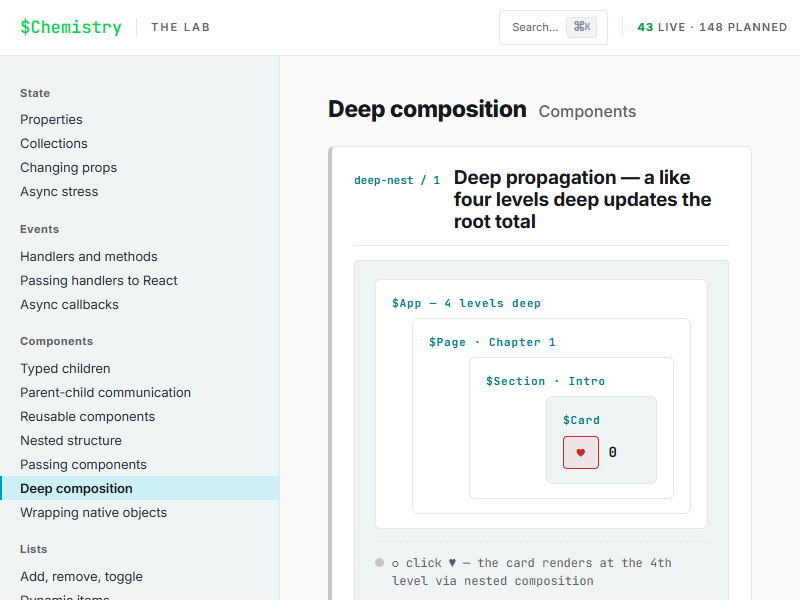
#> input picture .claude/agents/perspective/phillip/deep-nest-source.png, 800 x 600 px
$ python '1-march-1-2025~color-preserving-image-to-svg-tracer.v1.py' ../../../../.claude/agents/perspective/phillip/deep-nest-source.png
#> lines starting #> are read from the running program, lines starting #| are printed output that depends on the picture; after the words box and inside, x2 and y2 are one past the last pixel; in counts of white or black regions, pixels touching at a corner belong together
import sys
import os
import svgtrace
import cv2
import numpy as np
from lxml import etree
import uuid

def load_image(image_path):
    """
    Loads an image using OpenCV, ensuring compatibility for PNG and JPG.
    Handles missing files gracefully.

    Parameters:
    - image_path (str): Path to the image file.

    Returns:
    - img (numpy.ndarray): Loaded image.
    """
    if not os.path.exists(image_path):
        raise FileNotFoundError(f"Error: File not found - {image_path}")

    img = cv2.imread(image_path, cv2.IMREAD_UNCHANGED)
    if img is None:
        raise ValueError(f"Error: Unable to load image - {image_path}")

    return img

def convert_to_grayscale(img):
    """
    Converts an image to grayscale.
    - If the image has an alpha channel, extracts the RGB channels before conversion.
    - Ensures transparency is preserved in final processing.

    Parameters:
    - img (numpy.ndarray): Input image.

    Returns:
    - gray_img (numpy.ndarray): Grayscale image.
    """
    if len(img.shape) == 3 and img.shape[-1] == 4:  # Extract RGB channels if transparency exists
        return cv2.cvtColor(img[:, :, :3], cv2.COLOR_BGR2GRAY)
    return cv2.cvtColor(img, cv2.COLOR_BGR2GRAY)

# [59 lines left out: functions apply_denoising, apply_thresholding, extract_contours, not called in this run]

def process_image(image_path, thresholding="adaptive", denoise=True, extract_shapes=False, edge_mode=None):
    """
    Full image preprocessing pipeline with configurable parameters.
    - `thresholding`: "adaptive", "otsu", "binary", or "canny"
    - `denoise`: Apply JPG denoising (default: True)
    - `extract_shapes`: Extract contours for structured tracing (default: False)
    - `edge_mode`: "canny" for maps, "none" for general tracing

    Parameters:
    - image_path (str): Path to the input image.
    - thresholding (str): Method for thresholding.
    - denoise (bool): Flag to apply denoising.
    - extract_shapes (bool): Flag to extract and draw contours.
    - edge_mode (str or None): Edge detection mode.

    Returns:
    - preprocessed_path (str): Path to the saved preprocessed image.
    """
    print(f"Processing image: {image_path}")
    img = load_image(image_path)

    # Convert to grayscale
    grayscale = convert_to_grayscale(img)

    # Apply denoising (optional)
    denoised = apply_denoising(grayscale, denoise)

    # Apply thresholding or edge detection
    if edge_mode == "canny":
        binary = cv2.Canny(denoised, 50, 150)
    else:
        binary = apply_thresholding(denoised, method=thresholding)

    # If extracting structured shapes (e.g., maps), extract contours
    if extract_shapes:
        contours = extract_contours(binary)
        cv2.drawContours(binary, contours, -1, (0, 255, 0), 1)

    # Save the processed image
    file_extension = os.path.splitext(image_path)[1]
    preprocessed_path = image_path.replace(file_extension, ".png")
    cv2.imwrite(preprocessed_path, binary)

    print(f"Preprocessed image saved to: {preprocessed_path}")
    return preprocessed_path

# [16 lines left out: function beautify_svg, not called in this run]

def trace_image(image_path, output_path=None, thresholding="adaptive", denoise=True, extract_shapes=False, edge_mode=None):
    """
    Converts a preprocessed image to an SVG using an external tracing tool.

    Parameters:
    - image_path (str): Path to the input image.
    - output_path (str or None): Path to save the resulting SVG (default: same as image with .svg extension).
    - thresholding (str): Method for thresholding ('adaptive', 'otsu', 'binary', 'canny').
    - denoise (bool): Whether to apply noise reduction.
    - extract_shapes (bool): Whether to extract and draw contours.
    - edge_mode (str or None): Edge detection mode.

    Returns:
    - None (saves the generated SVG to the specified output path).
    """
    # Generate a default output path if not provided
    if not output_path:
        output_path = os.path.splitext(image_path)[0] + ".svg"

    # Preprocess the image
    preprocessed_path = process_image(image_path, thresholding, denoise, extract_shapes, edge_mode)

    # Trace the image into an SVG using svgtrace (or another vectorization tool)
    svg_content = svgtrace.trace(preprocessed_path)  # Ensure svgtrace is correctly installed

    # Beautify the SVG for readability
    beautified_svg = beautify_svg(svg_content)

    # Save the SVG file
    with open(output_path, "w") as svg_file:
        svg_file.write(beautified_svg)

    print(f"SVG successfully saved to {output_path}")

    return svg_content

# ================== NEW COLOR PROCESSING FUNCTIONS ==================

def quantize_colors(img, num_colors=8):
    """
    Quantizes an image to a specified number of colors using K-means clustering.

    Parameters:
    - img (numpy.ndarray): Input color image.
    - num_colors (int): Number of colors to quantize to.

    Returns:
    - quantized_img (numpy.ndarray): Image with reduced color palette.
    - colors (numpy.ndarray): Array of dominant colors (BGR format).
    - labels (numpy.ndarray): Pixel labels mapping to colors.
    """
    # Reshape the image for K-means
    pixels = img.reshape(-1, 3).astype(np.float32)

    # Define criteria and apply K-means
    criteria = (cv2.TERM_CRITERIA_EPS + cv2.TERM_CRITERIA_MAX_ITER, 100, 0.2)
    _, labels, centers = cv2.kmeans(pixels, num_colors, None, criteria, 10, cv2.KMEANS_RANDOM_CENTERS)

    # Convert back to 8-bit values
    centers = np.uint8(centers)

    # Reconstruct the quantized image
    quantized_pixels = centers[labels.flatten()]
    quantized_img = quantized_pixels.reshape(img.shape)

    return quantized_img, centers, labels.reshape(img.shape[:2])

def create_color_mask(labels, color_index, img_shape):
    """
    Creates a binary mask for a specific color in the quantized image.

    Parameters:
    - labels (numpy.ndarray): Pixel labels from color quantization.
    - color_index (int): Index of the color to create a mask for.
    - img_shape (tuple): Shape of the original image.

    Returns:
    - mask (numpy.ndarray): Binary mask where the color is present.
    """
    mask = np.zeros(img_shape[:2], dtype=np.uint8)
    mask[labels == color_index] = 255

    # Apply morphological operations to clean up the mask
    kernel = np.ones((3, 3), np.uint8)
    mask = cv2.morphologyEx(mask, cv2.MORPH_OPEN, kernel, iterations=1)

    return mask

# [57 lines left out: functions bgr_to_hex, extract_svg_paths, create_colored_svg, not called in this run]

def merge_colored_svgs(svg_list):
    """
    Merges multiple colored SVGs into a single SVG.

    Parameters:
    - svg_list (list): List of (svg_content, color) tuples.

    Returns:
    - merged_svg (str): Combined SVG with all colored paths.
    """
    if not svg_list:
        return ""

    # Parse the first SVG to get dimensions and base structure
    first_svg = svg_list[0][0]
    root = etree.fromstring(first_svg.encode('utf-8'))

    # Create a new SVG element with the same attributes
    merged_root = etree.Element(root.tag, root.attrib)

    # Process each SVG and extract paths with their colors
    for svg_content, color in svg_list:
        paths, _ = extract_svg_paths(svg_content)
        for path in paths:
            new_path = etree.Element(path.tag, path.attrib)
            new_path.set('fill', color)
            new_path.set('stroke', 'none')

            # Add a unique id to prevent conflicts
            new_path.set('id', f"path-{uuid.uuid4()}")

            merged_root.append(new_path)

    return etree.tostring(merged_root, pretty_print=True, xml_declaration=True, encoding="UTF-8").decode("UTF-8")

def trace_colored_image(image_path, output_path=None, num_colors=8, thresholding="adaptive", denoise=True,
                       extract_shapes=False, edge_mode=None, min_area_percentage=0.5):
    """
    Traces an image with color preservation.

    Parameters:
    - image_path (str): Path to the input image.
    - output_path (str or None): Path to save the resulting SVG.
    - num_colors (int): Number of colors to quantize to.
    - thresholding (str): Method for thresholding.
    - denoise (bool): Whether to apply noise reduction.
    - extract_shapes (bool): Whether to extract and draw contours.
    - edge_mode (str or None): Edge detection mode.
    - min_area_percentage (float): Minimum area percentage for a color to be included.

    Returns:
    - output_path (str): Path to the saved colored SVG.
    """
    # Generate a default output path if not provided
    if not output_path:
        output_path = os.path.splitext(image_path)[0] + "-colored.svg"

    # Load the image
    img = load_image(image_path)

    # Convert RGBA to RGB if necessary
    if img.shape[2] == 4:
        img = cv2.cvtColor(img, cv2.COLOR_BGRA2BGR)

    # Get image dimensions for area calculations
    height, width = img.shape[:2]
    total_area = height * width
    min_area = total_area * (min_area_percentage / 100)

    # Quantize colors
    quantized_img, colors, labels = quantize_colors(img, num_colors)

    # Save quantized image for reference (optional)
    quantized_path = os.path.splitext(image_path)[0] + "-quantized.png"
    cv2.imwrite(quantized_path, quantized_img)
    print(f"Quantized image saved to: {quantized_path}")

    # Process each color
    svg_list = []
    for i, color in enumerate(colors):
        # Create a binary mask for this color
        mask = create_color_mask(labels, i, img.shape)

        # Skip colors that cover very small areas
        if np.sum(mask) / 255 < min_area:
            continue

        # Save the mask temporarily
        temp_mask_path = f"temp_mask_{i}.png"
        cv2.imwrite(temp_mask_path, mask)

        # Process the mask through the existing pipeline
        try:
            # Trace the binary mask
            temp_output_path = f"temp_svg_{i}.svg"
            svg_content = trace_image(temp_mask_path, temp_output_path,
                                    thresholding=thresholding, denoise=denoise,
                                    extract_shapes=extract_shapes, edge_mode=edge_mode)

            # Convert BGR color to hex for SVG
            hex_color = bgr_to_hex(color)

            # Add to our list
            svg_list.append((svg_content, hex_color))

        except Exception as e:
            print(f"Error processing color {i}: {e}")
        finally:
            # Clean up temporary files
            if os.path.exists(temp_mask_path):
                os.remove(temp_mask_path)
            if os.path.exists(temp_output_path):
                os.remove(temp_output_path)

    # Merge all the colored SVGs
    merged_svg = merge_colored_svgs(svg_list)

    # Save the final colored SVG
    with open(output_path, "w") as svg_file:
        svg_file.write(merged_svg)

    print(f"Colored SVG successfully saved to {output_path}")
    return output_path

if __name__ == "__main__":
    """
    Main script execution:
    - Ensures proper usage with command-line arguments.
    - Runs the tracing process on the specified input file.
    """
    if len(sys.argv) < 2:
        print("Usage: python trace_image.py <input_image> [<output_svg>] [--colors=8]")
        sys.exit(1)

    input_path = sys.argv[1]
    output_path = None
    num_colors = 8

    # Parse additional arguments
    for arg in sys.argv[2:]:
        if arg.startswith("--colors="):
            num_colors = int(arg.split("=")[1])
        elif not arg.startswith("--"):
            output_path = arg

    # Call the colored tracing function
    trace_colored_image(input_path, output_path, num_colors=num_colors)
#> in load_image, img is the input picture: shape (600, 800, 3); mean B, G, R 243.7, 243.1, 240.1
#> in quantize_colors, `_, labels, centers = cv2.kmeans(pixels, num_colors, None, criteria, 10..`: centers = [[234.1, 231.5, 213.6], [157.7, 119.1, 37.69], [226.7, 179.4, 109.8], [74.95, 85.96, 133], [46.92, 32.21, 36.07], [250.3, 248.6, 247.8], [111.8, 158.5, 197.6], [172.5, 220, 237.6]]
#> in quantize_colors, `centers = np.uint8(centers)`: centers = [[234, 231, 213], [157, 119, 37], [226, 179, 109], [74, 85, 133], [46, 32, 36], [250, 248, 247], [111, 158, 197], [172, 219, 237]]
#> in trace_colored_image, `quantized_img, colors, labels = quantize_colors(img, num_colors)`:
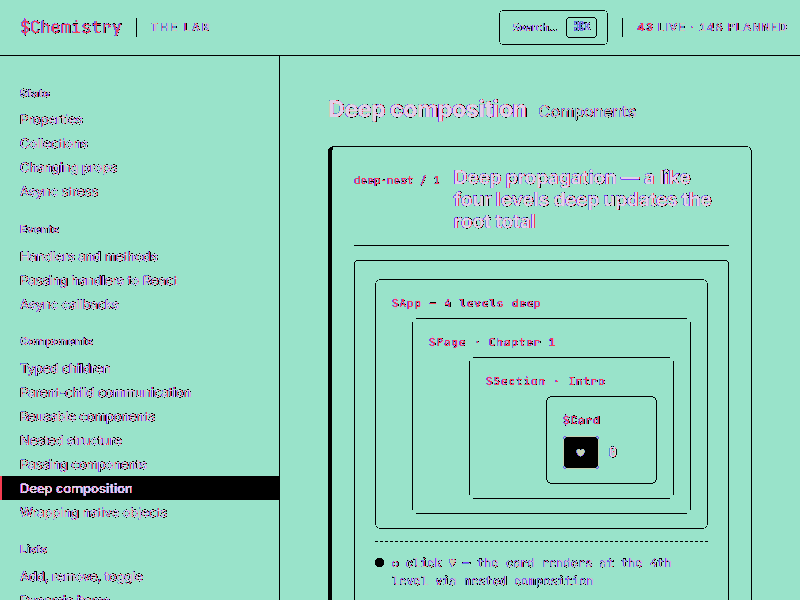
#> labels: shape (600, 800) int32; 8 distinct labels, from 0 to 7; one colour per label, 0 black
#> in trace_colored_image, `quantized_img, colors, labels = quantize_colors(img, num_colors)`: colors has the same summary as centers in quantize_colors
#> in trace_colored_image, `mask = create_color_mask(labels, i, img.shape)`:
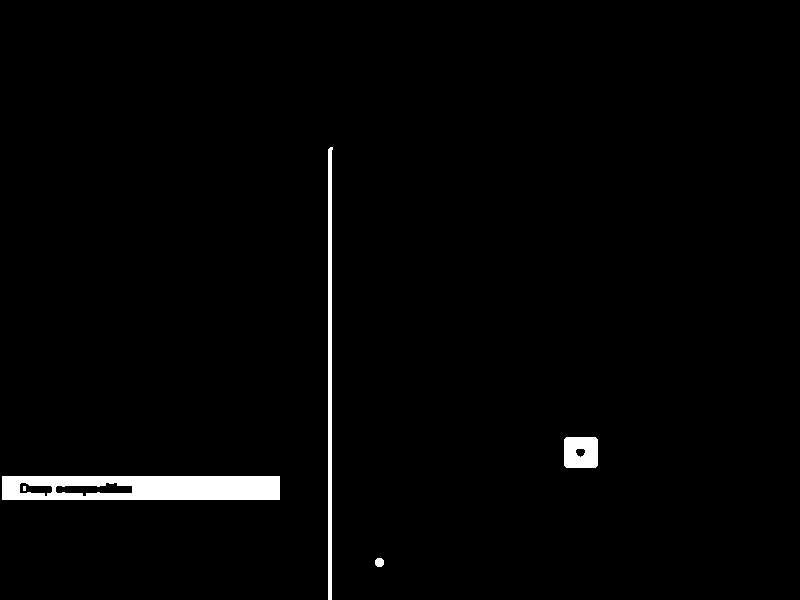
#> mask: shape (600, 800); 1.8% white; 5 white regions (1 under 20 px), largest, box (x1, y1, x2, y2) and area: (2, 476, 280, 500) 5871, (328, 147, 333, 600) 1812, (564, 437, 598, 468) 988, (375, 558, 384, 567) 69
#> in trace_colored_image, `temp_mask_path = f"temp_mask_{i}.png"`: temp_mask_path = 'temp_mask_0.png'
#> in trace_colored_image, `temp_output_path = f"temp_svg_{i}.svg"`: temp_output_path = 'temp_svg_0.svg'
#> (printed output is left out)
#> in trace_colored_image, `merged_svg = merge_colored_svgs(svg_list)`: merged_svg = ''
